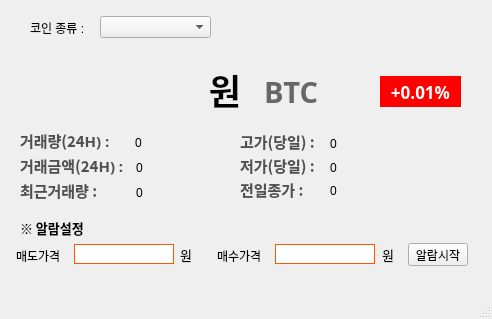
<?xml version="1.0" encoding="UTF-8"?>
<ui version="4.0">
 <class>MainWindow</class>
 <widget class="QMainWindow" name="MainWindow">
  <property name="geometry">
   <rect>
    <x>0</x>
    <y>0</y>
    <width>492</width>
    <height>319</height>
   </rect>
  </property>
  <property name="windowTitle">
   <string>MainWindow</string>
  </property>
  <widget class="QWidget" name="centralwidget">
   <widget class="QLabel" name="label">
    <property name="geometry">
     <rect>
      <x>30</x>
      <y>20</y>
      <width>71</width>
      <height>16</height>
     </rect>
    </property>
    <property name="text">
     <string>코인 종류 :</string>
    </property>
   </widget>
   <widget class="QComboBox" name="coin_comboBox">
    <property name="geometry">
     <rect>
      <x>100</x>
      <y>16</y>
      <width>111</width>
      <height>22</height>
     </rect>
    </property>
   </widget>
   <widget class="QLabel" name="coin_price_label">
    <property name="geometry">
     <rect>
      <x>10</x>
      <y>59</y>
      <width>231</width>
      <height>61</height>
     </rect>
    </property>
    <property name="font">
     <font>
      <family>맑은 고딕</family>
      <pointsize>26</pointsize>
      <weight>75</weight>
      <bold>true</bold>
     </font>
    </property>
    <property name="text">
     <string>원</string>
    </property>
    <property name="alignment">
     <set>Qt::AlignRight|Qt::AlignTrailing|Qt::AlignVCenter</set>
    </property>
   </widget>
   <widget class="QLabel" name="coin_ticker_label">
    <property name="geometry">
     <rect>
      <x>264</x>
      <y>71</y>
      <width>91</width>
      <height>41</height>
     </rect>
    </property>
    <property name="font">
     <font>
      <family>나눔고딕</family>
      <pointsize>22</pointsize>
      <weight>75</weight>
      <bold>true</bold>
     </font>
    </property>
    <property name="styleSheet">
     <string notr="true">color: rgb(103, 103, 103);</string>
    </property>
    <property name="text">
     <string>BTC</string>
    </property>
   </widget>
   <widget class="QLabel" name="coin_changelate_label">
    <property name="geometry">
     <rect>
      <x>380</x>
      <y>76</y>
      <width>81</width>
      <height>31</height>
     </rect>
    </property>
    <property name="font">
     <font>
      <family>맑은 고딕</family>
      <pointsize>13</pointsize>
      <weight>75</weight>
      <bold>true</bold>
     </font>
    </property>
    <property name="styleSheet">
     <string notr="true">background-color: rgb(255, 0, 0);
color: rgb(255, 255, 255);</string>
    </property>
    <property name="text">
     <string>+0.01%</string>
    </property>
    <property name="alignment">
     <set>Qt::AlignCenter</set>
    </property>
   </widget>
   <widget class="QLabel" name="label_5">
    <property name="geometry">
     <rect>
      <x>20</x>
      <y>130</y>
      <width>111</width>
      <height>21</height>
     </rect>
    </property>
    <property name="font">
     <font>
      <family>맑은 고딕</family>
      <pointsize>11</pointsize>
      <weight>75</weight>
      <bold>true</bold>
     </font>
    </property>
    <property name="styleSheet">
     <string notr="true">color: rgb(80, 80, 80);</string>
    </property>
    <property name="text">
     <string>거래량(24H) :</string>
    </property>
   </widget>
   <widget class="QLabel" name="label_6">
    <property name="geometry">
     <rect>
      <x>20</x>
      <y>155</y>
      <width>111</width>
      <height>21</height>
     </rect>
    </property>
    <property name="font">
     <font>
      <family>맑은 고딕</family>
      <pointsize>11</pointsize>
      <weight>75</weight>
      <bold>true</bold>
     </font>
    </property>
    <property name="styleSheet">
     <string notr="true">color: rgb(80, 80, 80);</string>
    </property>
    <property name="text">
     <string>거래금액(24H) :</string>
    </property>
   </widget>
   <widget class="QLabel" name="label_7">
    <property name="geometry">
     <rect>
      <x>20</x>
      <y>180</y>
      <width>111</width>
      <height>21</height>
     </rect>
    </property>
    <property name="font">
     <font>
      <family>맑은 고딕</family>
      <pointsize>11</pointsize>
      <weight>75</weight>
      <bold>true</bold>
     </font>
    </property>
    <property name="styleSheet">
     <string notr="true">color: rgb(80, 80, 80);</string>
    </property>
    <property name="text">
     <string>최근거래량 :</string>
    </property>
   </widget>
   <widget class="QLabel" name="label_8">
    <property name="geometry">
     <rect>
      <x>240</x>
      <y>131</y>
      <width>91</width>
      <height>21</height>
     </rect>
    </property>
    <property name="font">
     <font>
      <family>맑은 고딕</family>
      <pointsize>11</pointsize>
      <weight>75</weight>
      <bold>true</bold>
     </font>
    </property>
    <property name="styleSheet">
     <string notr="true">color: rgb(80, 80, 80);</string>
    </property>
    <property name="text">
     <string>고가(당일) :</string>
    </property>
   </widget>
   <widget class="QLabel" name="label_9">
    <property name="geometry">
     <rect>
      <x>240</x>
      <y>155</y>
      <width>91</width>
      <height>21</height>
     </rect>
    </property>
    <property name="font">
     <font>
      <family>맑은 고딕</family>
      <pointsize>11</pointsize>
      <weight>75</weight>
      <bold>true</bold>
     </font>
    </property>
    <property name="styleSheet">
     <string notr="true">color: rgb(80, 80, 80);</string>
    </property>
    <property name="text">
     <string>저가(당일) :</string>
    </property>
   </widget>
   <widget class="QLabel" name="label_10">
    <property name="geometry">
     <rect>
      <x>240</x>
      <y>179</y>
      <width>81</width>
      <height>21</height>
     </rect>
    </property>
    <property name="font">
     <font>
      <family>맑은 고딕</family>
      <pointsize>11</pointsize>
      <weight>75</weight>
      <bold>true</bold>
     </font>
    </property>
    <property name="styleSheet">
     <string notr="true">color: rgb(80, 80, 80);</string>
    </property>
    <property name="text">
     <string>전일종가 :</string>
    </property>
   </widget>
   <widget class="QLabel" name="acc_trade_volume_label">
    <property name="geometry">
     <rect>
      <x>135</x>
      <y>135</y>
      <width>81</width>
      <height>16</height>
     </rect>
    </property>
    <property name="text">
     <string>0</string>
    </property>
   </widget>
   <widget class="QLabel" name="acc_trade_price_label">
    <property name="geometry">
     <rect>
      <x>136</x>
      <y>160</y>
      <width>81</width>
      <height>16</height>
     </rect>
    </property>
    <property name="text">
     <string>0</string>
    </property>
   </widget>
   <widget class="QLabel" name="trade_volume_label">
    <property name="geometry">
     <rect>
      <x>136</x>
      <y>185</y>
      <width>81</width>
      <height>16</height>
     </rect>
    </property>
    <property name="text">
     <string>0</string>
    </property>
   </widget>
   <widget class="QLabel" name="high_price_label">
    <property name="geometry">
     <rect>
      <x>330</x>
      <y>136</y>
      <width>81</width>
      <height>16</height>
     </rect>
    </property>
    <property name="text">
     <string>0</string>
    </property>
   </widget>
   <widget class="QLabel" name="low_price_label">
    <property name="geometry">
     <rect>
      <x>330</x>
      <y>160</y>
      <width>81</width>
      <height>16</height>
     </rect>
    </property>
    <property name="text">
     <string>0</string>
    </property>
   </widget>
   <widget class="QLabel" name="prev_closing_price_label">
    <property name="geometry">
     <rect>
      <x>330</x>
      <y>183</y>
      <width>81</width>
      <height>16</height>
     </rect>
    </property>
    <property name="text">
     <string>0</string>
    </property>
   </widget>
   <widget class="QLabel" name="label_17">
    <property name="geometry">
     <rect>
      <x>20</x>
      <y>220</y>
      <width>81</width>
      <height>16</height>
     </rect>
    </property>
    <property name="font">
     <font>
      <family>맑은 고딕</family>
      <pointsize>10</pointsize>
      <weight>75</weight>
      <bold>true</bold>
     </font>
    </property>
    <property name="text">
     <string>※ 알람설정</string>
    </property>
   </widget>
   <widget class="QLabel" name="label_18">
    <property name="geometry">
     <rect>
      <x>16</x>
      <y>250</y>
      <width>56</width>
      <height>12</height>
     </rect>
    </property>
    <property name="text">
     <string>매도가격</string>
    </property>
   </widget>
   <widget class="QLineEdit" name="alarm_sell_input">
    <property name="geometry">
     <rect>
      <x>74</x>
      <y>244</y>
      <width>100</width>
      <height>20</height>
     </rect>
    </property>
    <property name="styleSheet">
     <string notr="true">border:1px solid rgb(255, 85, 0)</string>
    </property>
   </widget>
   <widget class="QLabel" name="label_19">
    <property name="geometry">
     <rect>
      <x>180</x>
      <y>247</y>
      <width>21</width>
      <height>16</height>
     </rect>
    </property>
    <property name="font">
     <font>
      <family>맑은 고딕</family>
      <pointsize>10</pointsize>
     </font>
    </property>
    <property name="text">
     <string>원</string>
    </property>
   </widget>
   <widget class="QLineEdit" name="alarm_buy_input">
    <property name="geometry">
     <rect>
      <x>275</x>
      <y>244</y>
      <width>100</width>
      <height>20</height>
     </rect>
    </property>
    <property name="styleSheet">
     <string notr="true">border:1px solid rgb(255, 85, 0)</string>
    </property>
   </widget>
   <widget class="QLabel" name="label_20">
    <property name="geometry">
     <rect>
      <x>382</x>
      <y>247</y>
      <width>21</width>
      <height>16</height>
     </rect>
    </property>
    <property name="font">
     <font>
      <family>맑은 고딕</family>
      <pointsize>10</pointsize>
     </font>
    </property>
    <property name="text">
     <string>원</string>
    </property>
   </widget>
   <widget class="QLabel" name="label_21">
    <property name="geometry">
     <rect>
      <x>217</x>
      <y>250</y>
      <width>56</width>
      <height>12</height>
     </rect>
    </property>
    <property name="text">
     <string>매수가격</string>
    </property>
   </widget>
   <widget class="QPushButton" name="alarm_btn">
    <property name="geometry">
     <rect>
      <x>408</x>
      <y>243</y>
      <width>60</width>
      <height>23</height>
     </rect>
    </property>
    <property name="text">
     <string>알람시작</string>
    </property>
   </widget>
  </widget>
  <widget class="QMenuBar" name="menubar">
   <property name="geometry">
    <rect>
     <x>0</x>
     <y>0</y>
     <width>492</width>
     <height>21</height>
    </rect>
   </property>
  </widget>
  <widget class="QStatusBar" name="statusbar"/>
 </widget>
 <resources/>
 <connections/>
</ui>
